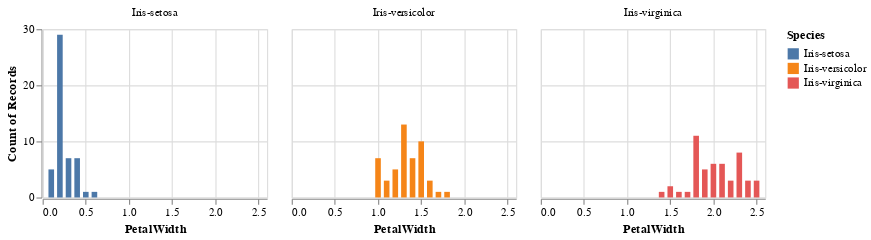

This figure's notebook cell:
### Code cell
alt.Chart(iris).mark_bar().encode(
    x='PetalWidth:Q',
    y='count(PetalLength):Q',
    color='Species:N',
    facet=alt.Facet('Species:N', title=None)
).properties(width=200, height=150)

### Figure 1 — Vega-Lite specification as saved in the notebook (floating-point values rounded to 4 significant figures; data arrays with more than 128 entries replaced by an {"elided": "..."} marker saying what was removed)
{"config": {"view": {"continuousWidth": 400, "continuousHeight": 300}}, "data": {"name": "data-17573b73165b324fe49516a27bcc2ed5"}, "mark": "bar", "encoding": {"color": {"type": "nominal", "field": "Species"}, "facet": {"type": "nominal", "field": "Species", "title": null}, "x": {"type": "quantitative", "field": "PetalWidth"}, "y": {"type": "quantitative", "aggregate": "count", "field": "PetalLength"}}, "height": 150, "width": 200, "$schema": "https://vega.github.io/schema/vega-lite/v4.8.1.json", "datasets": {"data-17573b73165b324fe49516a27bcc2ed5": {"elided": "150 records"}}}
